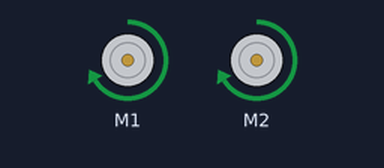
This sketch was run on a simulated Arduino Uno, built with avr-gcc and run on an emulated ATmega328P. Shown: 2 × DC motor (green arrow = forward, orange = backward, longer = faster).

Above: at 0.1 s.
Timing chart, 0 to 1.6 s (numbered marks = the images above):
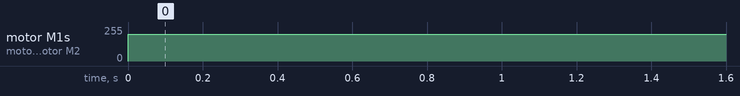

The sketch:

motor_test.ino
```cpp
#include <Wire.h>
#include <Adafruit_MotorShield.h>
#include "utility/Adafruit_MS_PWMServoDriver.h"

Adafruit_MotorShield AFMS = Adafruit_MotorShield();
Adafruit_DCMotor *myMotor1 = AFMS.getMotor(1);
Adafruit_DCMotor *myMotor2 = AFMS.getMotor(2);
void setup() {
  // put your setup code here, to run once:
  AFMS.begin();

}

void loop() {
  // put your main code here, to run repeatedly:
  myMotor1->setSpeed(200);
  myMotor1->run(FORWARD);
  myMotor2->setSpeed(200);
  myMotor2->run(FORWARD);

}
```

Measured:
- by itself, motor M1, motor M2: stopped → forward 200/255 at 0.00 s
